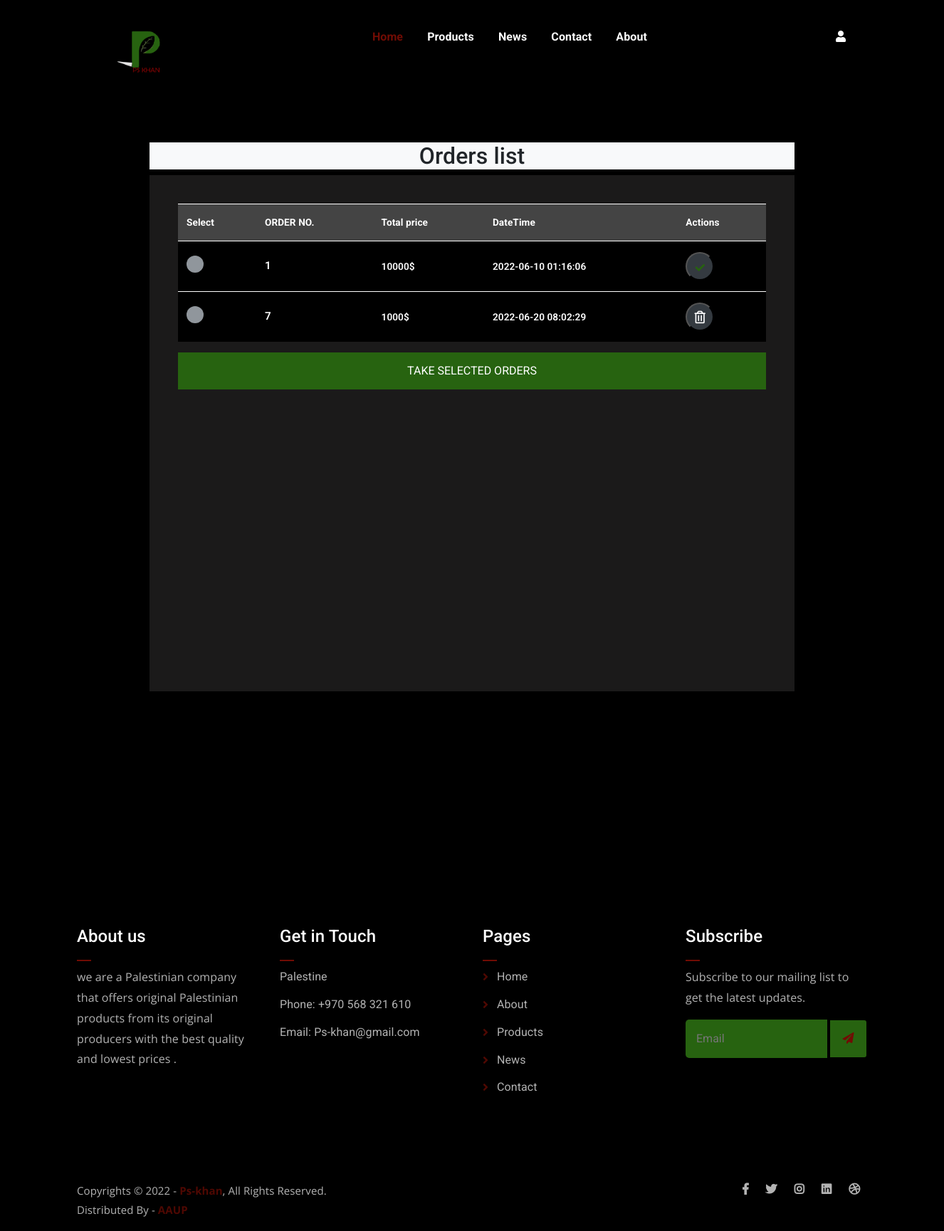
The page /orderList.php on the database its author committed.
### tables this page shows
CREATE TABLE `orders` (
  `id` int(40) NOT NULL,
  `total_price` varchar(10000) NOT NULL,
  `datetime` datetime NOT NULL DEFAULT current_timestamp(),
  `status` tinyint(1) NOT NULL DEFAULT 0,
  `delivery_id` int(11) NOT NULL
);

### handlers/db.php (called while the page is built, shortened)
<?php
    require_once('connect.php');
    function getAll($table){
        global $conn ;
        $getAll = "SELECT * FROM $table";
        $getAll = mysqli_query($conn,$getAll);
        $getAllData = mysqli_fetch_all($getAll,MYSQLI_ASSOC);
        return $getAllData;
    }
?>

### orderList.php (the view, shortened to what this page needs)
<?php
require_once('handlers/db.php');
$orders=getAll('orders');
?>
<!DOCTYPE html>
<html lang="en">
<head>
    <link rel="stylesheet" href="assets/css/all.min.css">
    <link rel="stylesheet" href="assets/bootstrap/css/bootstrap.min.css">
    <link rel="stylesheet" href="assets/css/owl.carousel.css">
    <link rel="stylesheet" href="assets/css/magnific-popup.css">
    <link rel="stylesheet" href="assets/css/animate.css">
    <link rel="stylesheet" href="assets/css/meanmenu.min.css">
    <link rel="stylesheet" href="assets/css/main.css">
    <link rel="stylesheet" href="assets/css/custom3.css">
    <link rel="stylesheet" href="assets/css/myorder.css">
    <link rel="stylesheet" href="assets/css/fontawesome.min.css" />
    <link rel="stylesheet" href="assets/css/bootstrap.min.css" />
    <link rel="stylesheet" href="assets/css/templatemo-style.css">
</head>
<body>
	<?php require_once("./layouts/navbar.php")?>
 <div class="myorder">
    <div class="container">
        <div class="row tm-content-row">
                    <div class="col-sm-12 col-md-12 col-lg-12 col-xl-12 tm-block-col">
                    <form method = "POST" >
                        <h2 class="text-center bg-light">Orders list</h2>
                        <div class="tm-bg-primary-dark tm-block tm-block-products">
                            <div class="tm-product-table-container">
                                <table class="table table-hover tm-table-small tm-product-table">
                                    <thead>
                                        <tr>
                                            <th class="text-white" scope="col">Select</th>
                                            <th class="text-white" scope="col">ORDER NO.</th>
                                            <th class="text-white" scope="col">Total price</th>
                                            <th class="text-white" scope="col">DateTime</th>
                                            <th class="text-white" scope="col">Actions</th>
                                        </tr>
                                    </thead>
                                    <tbody>
                                    <?php foreach($orders as $order):?>
                                        <tr>
                                            <th scope="row"><input type="checkbox" name="product[]" value="<?= $product['id']?>" /></th>
                                            <td class="tm-product-name text-white"><?= $order['id']?></td>
                                            <td class="text-white"><?= $order['total_price']?>$</td>
                                            <td class="text-white"><?= $order['datetime']?></td>
                                            <td>
                                            <form method="POST" >
                                            <?php
                                            if($order['status']==1)
                                            echo("<button type='submit'class='tm-product-delete-link bg-dark' name ='delete'>
                                                    <i class='far fa-trash-alt tm-product-delete-icon'></i>
                                                </button>");
                                            else
                                            echo("<button type='submit' class='tm-product-delete-link accept-icon bg-dark' name ='approve'>
                                                <i class='fas fa-check '></i>
                                                  </button>");
                                            ?>
                                            </form>
                                            </td>
                                        </tr>
                                        <?php endforeach; ?>
                                    </tbody>
                                </table>
                            </div>
                            <button class="btn  btn-block text-uppercase success-color " name="approveAll">
                            Take selected orders
                            </button>
                        </div>
                        </form>
                    </div>
                </div>
    </div>
	</div>
        <?php require_once("./layouts/footer.php")?>
	</body>
</html>

### assets/css/main.css (style rules this page uses)
html { font-size: 14px; font-weight: 400; line-height: 28px; height: 100%; }
body { font-family: "Open Sans", sans-serif; font-weight: 400; font-size: 1rem; letter-spacing: 0.1px; line-height: 1.8; color:#000000; overflow-x: hidden; background-color:#fef7f7; }
h1, .h1, h2, .h2, h4, .h4, h5, .h5, h6, .h6 { font-family: "Poppins", sans-serif; font-weight: 700; margin: 0 0 1.25rem 0; color: #276310; }
h2, .h2 { font-size: 3rem; font-weight: 700; line-height: 3.25rem; }
html, body { height: 100%; }
thead { border-bottom: 1px solid #eee; }
.success-color { color: #fff; background-color: #276310; }
.accept-icon { color: #276310; }

### assets/css/custom3.css (style rules this page uses)
body { background-color: #000; color: white; }

### assets/css/myorder.css (style rules this page uses)
.myorder { margin: 200px; }

### assets/css/templatemo-style.css (style rules this page uses)
html { font-size: 16px; overflow-x: hidden; }
body { font-family: Roboto, Helvetica, Arial, sans-serif; background-color: #000; overflow-x: hidden; }
.tm-block-col { margin-bottom: 30px; }
.tm-block { padding: 40px; -webkit-box-shadow: 1px 1px 5px 0 #000; -moz-box-shadow: 1px 1px 5px 0 #000; box-shadow: 1px 1px 5px 0 #000; min-height: 350px; height: 100%; max-height: 450px; }
.tm-content-row { justify-content: space-between; margin-left: -20px; margin-right: -20px; }
.table { background-color: #000; color: #fff; font-size: 85%; margin-bottom: 0; }
thead { background-color: rgb(68, 68, 68); color: #fff; }
.table thead th { border-bottom: 0; }
.btn { border-radius: 0; padding: 13px 28px; transition: all 0.2s ease; max-width: 100%; }
.table td, .table th { border-top: 1px solid #fff; padding: 15px 25px; vertical-align: middle; }
.tm-table-small td, .tm-table-small th { padding-left: 12px; padding-right: 12px; }
.table-hover tbody tr { transition: all 0.2s ease; }
.tm-bg-primary-dark { background-color: rgb(27, 26, 26); }
input[type="checkbox"] { cursor: pointer; -webkit-appearance: none; appearance: none; background-color: #90969c; background-position: center; border-radius: 50%; box-sizing: border-box; position: relative; box-sizing: content-box; width: 24px; height: 24px; transition: all 0.1s linear; }
.tm-block-products { min-height: 725px; }
.tm-product-table-container { max-height: 465px; margin-bottom: 15px; overflow-y: scroll; }
.tm-product-table tr { font-weight: 600; }
.tm-product-name { font-size: 0.95rem; font-weight: 600; }
.tm-product-delete-icon { font-size: 1.1rem; color: #fff; }
.tm-product-delete-link { padding: 10px; border-radius: 50%; background-color: rgb(27, 26, 26); display: inline-block; width: 40px; height: 40px; text-align: center; }

### rows shown on the page
orders: id "1", total_price "10000", datetime "2022-06-10 01:16:06", status 0 (drawn)
orders: id "7", total_price "1000", datetime "2022-06-20 08:02:29", status 1 (drawn)
